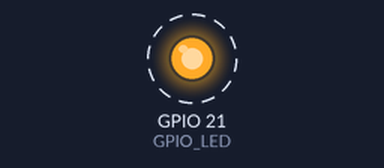
A program run on a simulated Raspberry Pi (BCM pin numbers). Parts: output pins drawn as LEDs (lit = HIGH). Dashed ring = blinking.

Above: at 0.5 s.
Timing chart, 0 to 4.6 s (numbered marks = the images above):
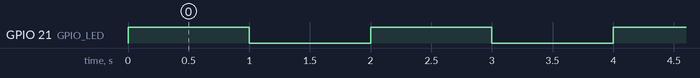

The program:

blink.py
```python
#!/usr/bin/python
import RPi.GPIO as GPIO
import time

GPIO_LED = 21

GPIO.setmode(GPIO.BCM)
GPIO.setwarnings(False)

GPIO.setup(GPIO_LED, GPIO.OUT)

try:
  while True:
    GPIO.output(GPIO_LED, GPIO.HIGH)
    time.sleep(1)

    GPIO.output(GPIO_LED, GPIO.LOW)
    time.sleep(1)

except KeyboardInterrupt:
  GPIO.cleanup()
```

Measured:
- by itself, GPIO 21 (GPIO_LED): alternates HIGH for 1.0 s and LOW for 1.0 s
